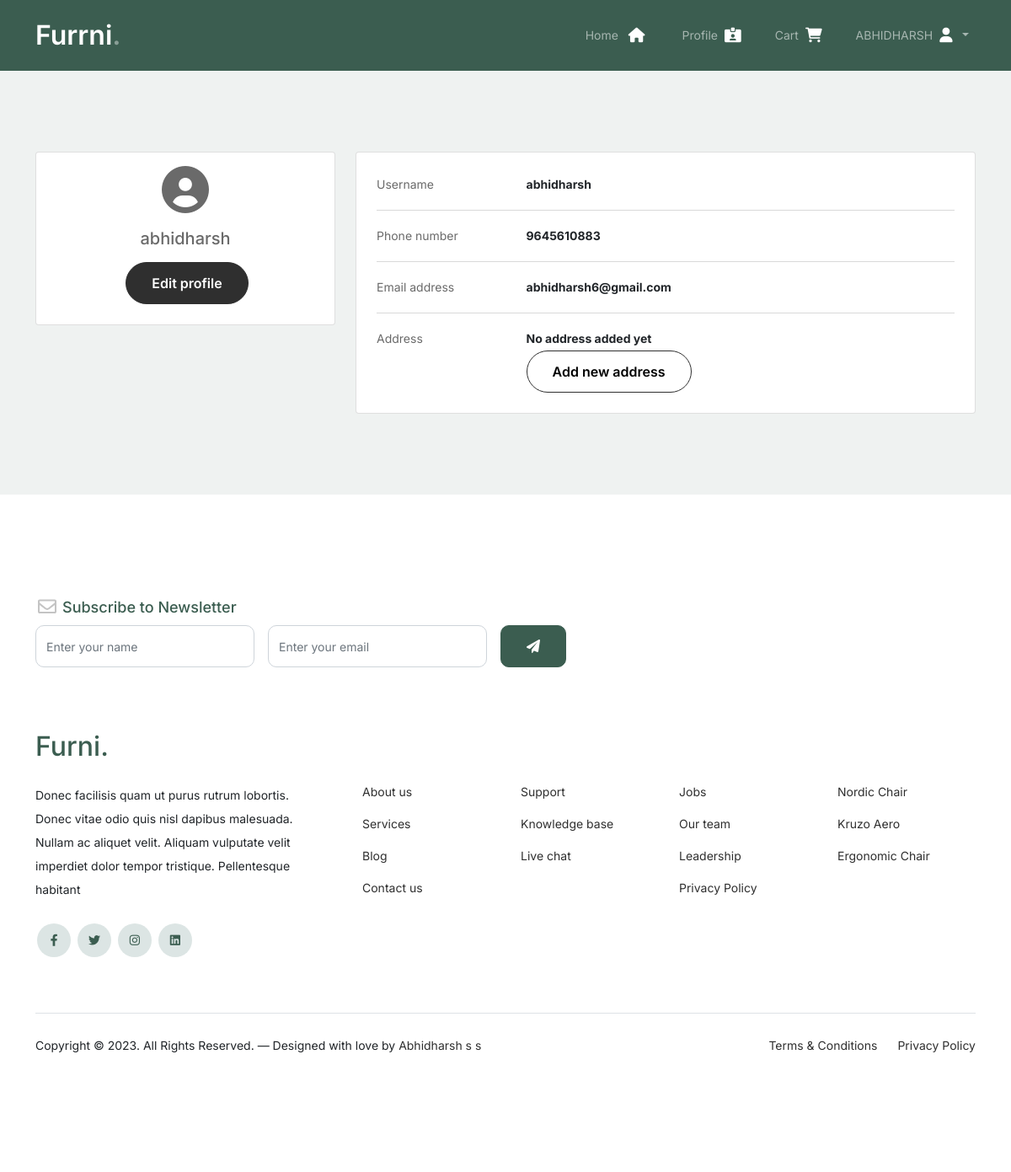
The app's page /profile (signed in) with its own data.
### project/models.py (models this page shows)
class user(models.Model):
    userid = models.AutoField(primary_key=True)
    email = models.EmailField('email',max_length=40)
    username = models.CharField('username',max_length=30)
    password = models.CharField('password',max_length=30)
    phone = models.CharField('phone',max_length=10)
    role = models.CharField('role',max_length=20)
    status = models.CharField('status',max_length=20)

### project/views.py (the view)
# urls.py: path('profile',views.profile,name='profile'),
def profile(request):
    if 'username' in request.session:
        try:
            id = request.session['id']
        except Exception as identifier:
            messages.error(request, 'User not found')
            return redirect('userlogin')
        data = usr.objects.get(userid=id)
        dataa = add.objects.filter(user=data).all()
        return render(request, 'profile.html', {'d': data, 'dataa': dataa})
    else:
        return redirect('userlogin')

### project/templates/profile.html (shortened to what this page needs)
{% extends 'user.html' %}
{% load static %}
{% block content %}
<section class="mb-5">
    <div class="container py-5">
        <div class="row mt-5">
            <div class="col-lg-4">
                <div class="card">
                    <div class="card-body text-center">
                        <i class="fas fa-user-circle fa-4x" style="width: 150px;"></i>
                        <h5 class="my-3 mb-3">{{d.username}}</h5>
                        <div class="d-flex justify-content-center mb-2">
                            <button type="button" class="btn btn-outline-primary ms-1" data-bs-toggle="modal"
                                data-bs-target="#edits-{{d.userid}}">Edit profile</button>
                        </div>
                    </div>
                </div>
            </div>
            <div class="col-lg-8">
                <div class="card p-2">
                    <div class="card-body">
                        <div class="row">
                            <div class="col-sm-3">
                                <p class="mb-0">Username</p>
                            </div>
                            <div class="col-sm-9">
                                <p class="text-dark mb-0"><b>{{d.username}}</b></p>
                            </div>
                        </div>
                        <hr>
                        <div class="row">
                            <div class="col-sm-3">
                                <p class="mb-0">Phone number</p>
                            </div>
                            <div class="col-sm-9">
                                <p class="text-dark mb-0"><b>{{d.phone}}</b></p>
                            </div>
                        </div>
                        <hr>
                        <div class="row">
                            <div class="col-sm-3">
                                <p class="mb-0">Email address</p>
                            </div>
                            <div class="col-sm-9">
                                <p class="text-dark mb-0"><b>{{d.email}}</b></p>
                            </div>
                        </div>
                        <hr>
                        {% if not dataa %}
                        <div class="row">
                            <div class="col-sm-3">
                                <p class="mb-0">Address</p>
                            </div>
                            <div class="col-sm-9">
                                <p class="text-dark mb-0"><b>No address added yet</b></p>
                            </div>
                            <div class="col-sm-3">
                            </div>
                            <div class="col-sm-9">
                                <button type="button" class="btn btn-light" data-bs-toggle="modal"
                                    style="background-color: white;color: black;" data-bs-target="#addaddress"
                                    data-bs-ripple-color="dark">Add new address</button>
                            </div>
                        </div>
                        {% endif %}
                    </div>
                </div>
            </div>
        </div>
    </div>
</section>
{% endblock %}

### project/templates/user.html (shortened to what this page needs)
<!doctype html>
<html lang="en">
{% load static %}
<head>
	<link href="{% static 'css/bootstrap.min.css' %}" rel="stylesheet">
	<link href="https://cdnjs.cloudflare.com/ajax/libs/font-awesome/6.0.0-beta3/css/all.min.css" rel="stylesheet">
	<link href="{% static 'css/tiny-slider.css' %}" rel="stylesheet">
	<link href="{% static 'css/style.css' %}" rel="stylesheet">
</head>
<body>
	<nav class="custom-navbar navbar navbar navbar-expand-md navbar-dark bg-dark" arial-label="Furni navigation bar">
		<div class="container">
			<a class="navbar-brand" href="{% url 'index' %}">Furrni<span>.</span></a>
			<div class="collapse navbar-collapse" id="navbarsFurni">
				<ul class="custom-navbar-cta navbar-nav mb-2 mb-md-0 ms-5">
					<li>
						<a class="nav-link" href="{% url 'userhome' %}">Home
						</a>
					</li>
					<li><a class="nav-link" href="{% url 'profile' %}">Profile
						</a>
					</li>
					<li><a class="nav-link mx-3" href="{% url 'cart' %}">Cart</a></li>
					<li>
						<div class="nav-item dropdown"><a class="nav-link dropdown-toggle text-uppercase"
								data-toggle="dropdown">{{request.session.username}}</a>
						</div>
					</li>
				</ul>
			</div>
		</div>
	</nav>
	{% block content %}{% endblock %}
	<footer class="footer-section">
		<div class="container relative">
			<div class="row">
				<div class="col-lg-8">
					<div class="subscription-form">
						<h3 class="d-flex align-items-center"><span class="me-1"><img
									src="{% static 'img/envelope-outline.svg' %}" alt="Image"
									class="img-fluid"></span><span>Subscribe to Newsletter</span></h3>
						<form action="#" class="row g-3">
							<div class="col-auto">
								<input type="text" class="form-control" placeholder="Enter your name">
							</div>
							<div class="col-auto">
								<input type="email" class="form-control" placeholder="Enter your email">
							</div>
							<div class="col-auto">
								<button class="btn btn-primary">
									<span class="fa fa-paper-plane"></span>
								</button>
							</div>
						</form>
					</div>
				</div>
			</div>
			<div class="row g-5 mb-5">
				<div class="col-lg-4">
					<div class="mb-4 footer-logo-wrap"><a href="#" class="footer-logo">Furni<span>.</span></a></div>
					<p class="mb-4 text-dark">Donec facilisis quam ut purus rutrum lobortis. Donec vitae odio quis nisl dapibus
						malesuada. Nullam ac aliquet velit. Aliquam vulputate velit imperdiet dolor tempor tristique.
						Pellentesque habitant</p>
					<ul class="list-unstyled custom-social">
						<li><a href="#"><span class="fa fa-brands fa-facebook-f"></span></a></li>
						<li><a href="#"><span class="fa fa-brands fa-twitter"></span></a></li>
						<li><a href="#"><span class="fa fa-brands fa-instagram"></span></a></li>
						<li><a href="#"><span class="fa fa-brands fa-linkedin"></span></a></li>
					</ul>
				</div>
				<div class="col-lg-8">
					<div class="row links-wrap">
						<div class="col-6 col-sm-6 col-md-3">
							<ul class="list-unstyled">
								<li><a href="#">About us</a></li>
								<li><a href="#">Services</a></li>
								<li><a href="#">Blog</a></li>
								<li><a href="#">Contact us</a></li>
							</ul>
						</div>
						<div class="col-6 col-sm-6 col-md-3">
							<ul class="list-unstyled">
								<li><a href="#">Support</a></li>
								<li><a href="#">Knowledge base</a></li>
								<li><a href="#">Live chat</a></li>
							</ul>
						</div>
						<div class="col-6 col-sm-6 col-md-3">
							<ul class="list-unstyled">
								<li><a href="#">Jobs</a></li>
								<li><a href="#">Our team</a></li>
								<li><a href="#">Leadership</a></li>
								<li><a href="#">Privacy Policy</a></li>
							</ul>
						</div>
						<div class="col-6 col-sm-6 col-md-3">
							<ul class="list-unstyled">
								<li><a href="#">Nordic Chair</a></li>
								<li><a href="#">Kruzo Aero</a></li>
								<li><a href="#">Ergonomic Chair</a></li>
							</ul>
						</div>
					</div>
				</div>
			</div>
			<div class="border-top copyright">
				<div class="row pt-4">
					<div class="col-lg-6">
						<p class="mb-2 text-center text-dark text-lg-start">Copyright &copy;
							<script>document.write(new Date().getFullYear());</script>. All Rights Reserved. &mdash;
							Designed with love by <a href="">Abhidharsh s s</a>
						</p>
					</div>
					<div class="col-lg-6 text-center text-lg-end">
						<ul class="list-unstyled d-inline-flex ms-auto">
							<li class="me-4"><a href="#">Terms &amp; Conditions</a></li>
							<li><a href="#">Privacy Policy</a></li>
						</ul>
					</div>
				</div>
			</div>
		</div>
	</footer>
</body>
</html>

### project/static/css/style.css (style rules this page uses)
body { overflow-x: hidden; position: relative; }
body { font-family: "Inter", sans-serif; font-weight: 400; line-height: 28px; color: #6a6a6a; font-size: 14px; background-color: #eff2f1; }
a { text-decoration: none; -webkit-transition: .3s all ease; -o-transition: .3s all ease; transition: .3s all ease; color: #2f2f2f; text-decoration: underline; }
.custom-navbar { background: #3b5d50 !important; padding-top: 20px; padding-bottom: 20px; }
.custom-navbar .navbar-brand { font-size: 32px; font-weight: 600; }
.custom-navbar .navbar-brand > span { opacity: .4; }
.custom-navbar .custom-navbar-cta { margin-left: 0 !important; -webkit-box-orient: horizontal; -webkit-box-direction: normal; -ms-flex-direction: row; flex-direction: row; }
@media (min-width: 768px) { .custom-navbar .custom-navbar-cta { margin-left: 40px !important; } }
.custom-navbar .custom-navbar-cta li { margin-left: 0px; margin-right: 0px; }
.custom-navbar .custom-navbar-cta li:first-child { margin-right: 20px; }
.btn { font-weight: 600; padding: 12px 30px; border-radius: 30px; color: #ffffff; background: #2f2f2f; border-color: #2f2f2f; }
.btn.btn-primary { background: #3b5d50; border-color: #3b5d50; }
.footer-section { padding: 80px 0; background: #ffffff; }
.footer-section .relative { position: relative; }
.footer-section a { text-decoration: none; color: #2f2f2f; -webkit-transition: .3s all ease; -o-transition: .3s all ease; transition: .3s all ease; }
.footer-section .subscription-form { margin-bottom: 40px; position: relative; z-index: 2; margin-top: 100px; }
@media (min-width: 992px) { .footer-section .subscription-form { margin-top: 0px; margin-bottom: 80px; } }
.footer-section .subscription-form h3 { font-size: 18px; font-weight: 500; color: #3b5d50; }
.footer-section .subscription-form .form-control { height: 50px; border-radius: 10px; font-family: "Inter", sans-serif; }
.footer-section .subscription-form .btn { border-radius: 10px !important; }
.footer-section .links-wrap { margin-top: 0px; }
@media (min-width: 992px) { .footer-section .links-wrap { margin-top: 54px; } }
.footer-section .links-wrap ul li { margin-bottom: 10px; }
.footer-section .footer-logo-wrap .footer-logo { font-size: 32px; font-weight: 500; text-decoration: none; color: #3b5d50; }
.footer-section .custom-social li { margin: 2px; display: inline-block; }
.footer-section .custom-social li a { width: 40px; height: 40px; text-align: center; line-height: 40px; display: inline-block; background: #dce5e4; color: #3b5d50; border-radius: 50%; }
.footer-section .border-top { border-color: #dce5e4; }
.footer-section .border-top.copyright { font-size: 14px !important; }
.form-control { height: 50px; border-radius: 10px; font-family: "Inter", sans-serif; }

### project/templates/user.html (style rules this page uses)
.footer-section { position: absolute; left: 0; width: 100%; color: #f8f9fa; padding: 15vh 0; }

### records on screen
user: session.username "ABHIDHARSH", username "abhidharsh", phone "9645610883", email "abhidharsh6@gmail.com"
